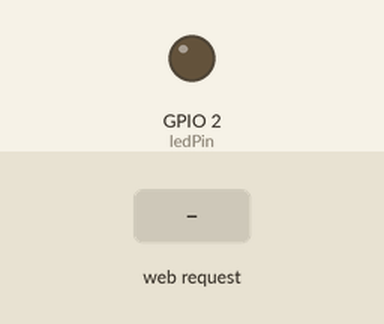
The sketch below on a simulated ESP32. Shown: output pins drawn as LEDs (lit = HIGH). The inputs (shaded band) are chosen by the test bench. What the sketch prints to the serial monitor is not drawn.

Above: at 1.2 s.
1.3 s: HTTP request GET /encender received
At 2.5 s:
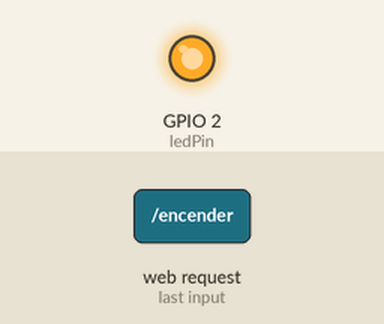
2.8 s: HTTP request GET /apagar received
At 3.9 s:
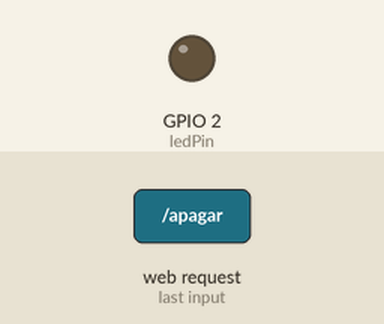
Timing chart, 0 to 5.8 s (numbered marks = the images above; inputs shaded):
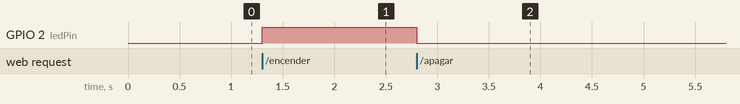

The sketch:

ejercicio2.ino
```cpp
#include <WiFi.h>
#include <WebServer.h>

// 1. CONFIGURACIÓN DE RED (¡Recuerde modificar esto por su grupo!)
const char *ssid = "ESP32_GrupoX";
const char *password = "12345678";

IPAddress local_IP(192, 168, 10, 1);
IPAddress gateway(192, 168, 10, 1);
IPAddress subnet(255, 255, 255, 0);

WebServer server(80);

// 2. CONFIGURACIÓN DE HARDWARE
const int ledPin = 2; // El pin 2 corresponde al LED azul integrado en la placa
bool estadoLED = false; // Variable para recordar si está encendido o apagado

// 3. FUNCIÓN PARA GENERAR LA INTERFAZ GRÁFICA (HTML + CSS básico)
String generarHTML() {
  String html = "<!DOCTYPE html><html><head>";
  html += "<meta charset='UTF-8'>";

  // Esta etiqueta asegura que la página se escale correctamente en la pantalla del celular
  html += "<meta name='viewport' content='width=device-width, initial-scale=1.0'>";
  html += "<title>Control de LED</title>";

  // Estilos CSS para que los botones sean grandes y atractivos
  html += "<style>";
  html += "body { text-align: center; font-family: Arial; margin-top: 50px; }";
  html += "button { font-size: 20px; padding: 15px 30px; margin: 10px; border-radius: 8px; cursor: pointer; }";
  html += ".btn-on { background-color: #4CAF50; color: white; border: none; }"; // Verde
  html += ".btn-off { background-color: #f44336; color: white; border: none; }"; // Rojo
  html += "</style></head><body>";

  html += "<h1>Laboratorio EIE390</h1>";

  // Mostrar el estado actual en pantalla de forma dinámica
  if(estadoLED) {
    html += "<h2>Estado del actuador: <span style='color: green;'>ENCENDIDO</span></h2>";
  } else {
    html += "<h2>Estado del actuador: <span style='color: red;'>APAGADO</span></h2>";
  }

  // Creación de los botones HTML con sus respectivas rutas de destino
  html += "<button class='btn-on' onclick=\"window.location.href='/encender'\">Encender LED</button>";
  html += "<br>"; // Salto de línea entre botones
  html += "<button class='btn-off' onclick=\"window.location.href='/apagar'\">Apagar LED</button>";

  html += "</body></html>";
  return html;
}

// 4. FUNCIONES CONTROLADORAS DE LAS RUTAS (EndPoints)

// Función para la raíz (Cuando el alumno solo entra a la IP: 192.168.10.1)
void handleRoot() {
  server.send(200, "text/html", generarHTML());
}

// Función que se ejecuta cuando el alumno presiona el botón "Encender"
void handleEncender() {
  digitalWrite(ledPin, HIGH); // Acción física: Enviar 3.3V al pin
  estadoLED = true;           // Actualizar la variable lógica
  server.send(200, "text/html", generarHTML()); // Responder actualizando la web
}

// Función que se ejecuta cuando el alumno presiona el botón "Apagar"
void handleApagar() {
  digitalWrite(ledPin, LOW);  // Acción física: Enviar 0V al pin
  estadoLED = false;          // Actualizar la variable lógica
  server.send(200, "text/html", generarHTML()); // Responder actualizando la web
}

void setup() {
  Serial.begin(115200);

  // Configurar el pin del LED como salida e iniciar apagado
  pinMode(ledPin, OUTPUT);
  digitalWrite(ledPin, LOW);

  // Levantar red Wi-Fi
  Serial.println("\nConfigurando el Access Point...");
  WiFi.softAPConfig(local_IP, gateway, subnet);
  WiFi.softAP(ssid, password);
  Serial.print("IP del ESP32: ");
  Serial.println(WiFi.softAPIP());

  // Vincular las rutas de internet a las funciones de C++ correspondientes
  server.on("/", handleRoot);
  server.on("/encender", handleEncender);
  server.on("/apagar", handleApagar);

  // Arrancar el servidor web
  server.begin();
  Serial.println("Servidor HTTP iniciado.");
}

void loop() {
  // Escuchar permanentemente si algún celular se conecta y envía una petición
  server.handleClient();
}
```

Measured:
- after the input at 1.3 s, GPIO 2 (ledPin): LOW → HIGH at once
- after the input at 2.8 s, GPIO 2 (ledPin): HIGH → LOW at once
